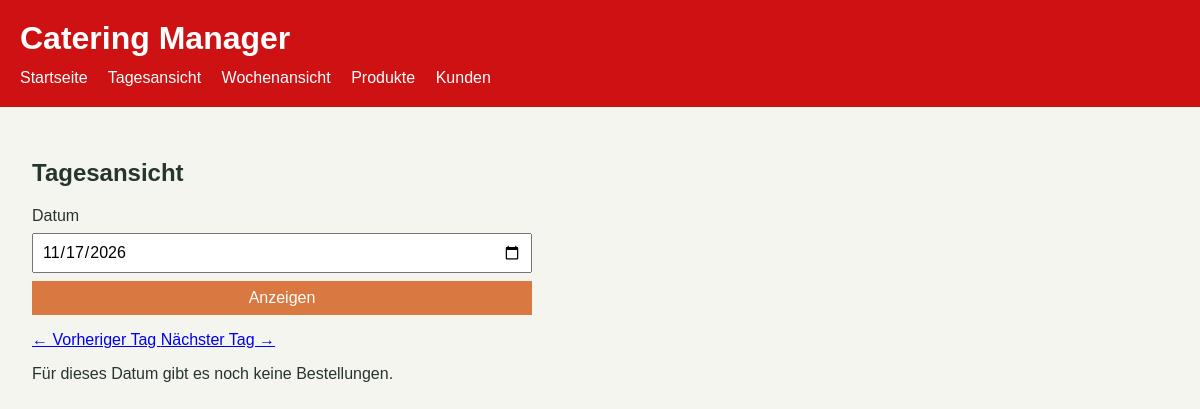
Before: /tagesansicht with the older database file.
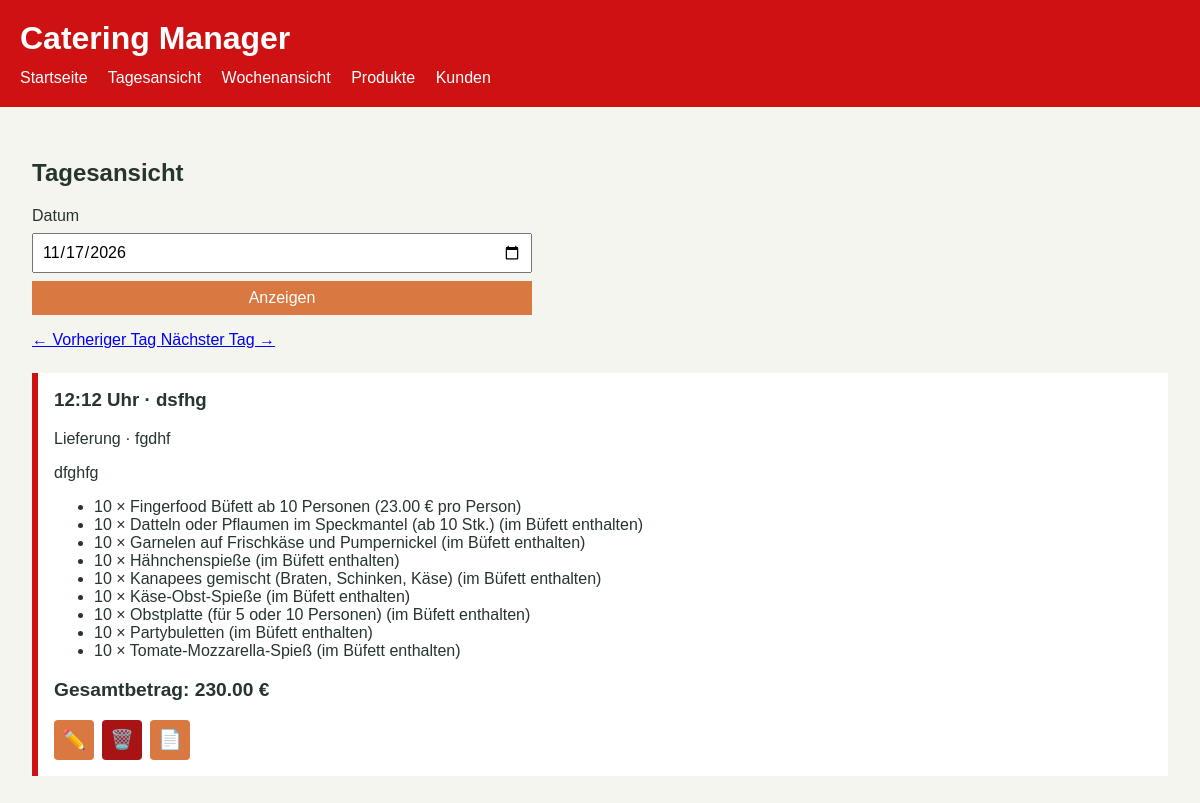
After: the same page with the newer database file.
### tables this page shows
CREATE TABLE orders (
  id INTEGER PRIMARY KEY,
  customer_name TEXT NOT NULL,
  customer_phone TEXT NOT NULL,
  delivery_address TEXT,
  order_date TEXT NOT NULL,
  order_time TEXT NOT NULL,
  fulfillment_type TEXT NOT NULL CHECK (fulfillment_type IN ('abholung', 'lieferung')),
  created_at TEXT NOT NULL DEFAULT CURRENT_TIMESTAMP
);

CREATE TABLE order_items (
  id INTEGER PRIMARY KEY,
  order_id INTEGER NOT NULL,
  product_id INTEGER NOT NULL,
  quantity INTEGER NOT NULL CHECK (quantity > 0),
  unit_price_cents INTEGER NOT NULL CHECK (unit_price_cents >= 0), bundle_id INTEGER,
  FOREIGN KEY (order_id) REFERENCES orders(id) ON DELETE CASCADE,
  FOREIGN KEY (product_id) REFERENCES products(id) ON DELETE RESTRICT
);

CREATE TABLE products (
  id INTEGER PRIMARY KEY,
  name TEXT NOT NULL,
  price_cents INTEGER NOT NULL CHECK (price_cents >= 0),
  unit TEXT NOT NULL DEFAULT 'Stück',
  tax_rate INTEGER NOT NULL CHECK (tax_rate IN (7, 19)) DEFAULT 19,
  active INTEGER NOT NULL DEFAULT 1
, category_id INTEGER REFERENCES categories(id), bundle_persons INTEGER);

### app.py (the view)
@app.route("/tagesansicht")
def day_view():
    selected_date = request.args.get("date", date.today().isoformat())
    try:
        date.fromisoformat(selected_date)
    except ValueError:
        selected_date = date.today().isoformat()
    tag = date.fromisoformat(selected_date)
    return render_template(
        "tagesansicht.html",
        selected_date=selected_date,
        orders=get_orders_for_day(selected_date),
        hinweis=request.args.get("hinweis"),
        vorheriger_tag=(tag - timedelta(days=1)).isoformat(),
        naechster_tag=(tag + timedelta(days=1)).isoformat(),
    )

### app.py (called while the page is built)
def connect_db():
    connection = sqlite3.connect(DB_PATH)
    connection.row_factory = sqlite3.Row
    connection.execute("PRAGMA foreign_keys = ON")
    return connection

### templates/tagesansicht.html (shortened to what this page needs)
<!doctype html>
<html lang="de">
  <head>
    <link rel="stylesheet" href="/style.css">
  </head>
  <body>
    <header>
      <h1>Catering Manager</h1>
      <nav>
        <a href="/">Startseite</a>
        <a href="/tagesansicht">Tagesansicht</a>
        <a href="/wochenansicht">Wochenansicht</a>
        <a href="/produkte">Produkte</a>
        <a href="/kunden">Kunden</a>
      </nav>
    </header>
    <main>
      <h2>Tagesansicht</h2>
      <form method="get" action="/tagesansicht">
        <label for="date">Datum</label>
        <input id="date" name="date" type="date" value="{{ selected_date }}">
        <button type="submit">Anzeigen</button>
      </form>
      <p class="wochen-nav">
        <a href="/tagesansicht?date={{ vorheriger_tag }}" title="Vorheriger Tag">
          ← Vorheriger Tag
        </a>
        <a href="/tagesansicht?date={{ naechster_tag }}" title="Nächster Tag">
          Nächster Tag →
        </a>
      </p>
      {% if orders %}
        <section class="bestellungen">
          {% for order in orders %}
            <article class="bestellung">
              <h3>{{ order['order_time'] }} Uhr · {{ order['customer_name'] }}</h3>
              <p>
                {{ 'Abholung' if order['fulfillment_type'] == 'abholung' else 'Lieferung' }}
                {% if order['delivery_address'] %}· {{ order['delivery_address'] }}{% endif %}
              </p>
              <p>
                {% if order['customer_phone'] %}{{ order['customer_phone'] }}{% endif %}
              </p>
              <ul>
                {% for item in order['items'] %}
                <li>
                  {{ item['quantity'] }} × {{ item['name'] }}
                  {% if item['unit_price_cents'] == 0 %}
                    (im Büfett enthalten)
                  {% else %}
                    ({{ '%.2f'|format(item['unit_price_cents'] / 100) }} € pro {{ item['unit'] }})
                  {% endif %}
                </li>
                {% endfor %}
              </ul>
              <p class="gesamtbetrag">
                Gesamtbetrag: {{ '%.2f'|format(order['total_cents'] / 100) }} €
              </p>
              <div class="button-gruppe">
                <a class="bearbeitenbutton"
                   href="{{ url_for('order_bearbeiten', order_id=order['id']) }}"
                   title="Bestellung bearbeiten">✏️</a>
                <form class="loeschformular"
                      method="post"
                      action="{{ url_for('delete_order', order_id=order['id']) }}"
                      onsubmit="return confirm('Diese Bestellung wirklich löschen?')">
                  <button class="loeschbutton" type="submit"
                          title="Bestellung löschen">🗑️</button>
                </form>
                <form class="pdfformular"
                      method="get"
                      action="{{ url_for('order_pdf', order_id=order['id']) }}"
                      target="_blank">
                  <button class="pdfbutton" type="submit"
                          title="Bestellung als PDF öffnen">📄</button>
                </form>
              </div>
            </article>
          {% endfor %}
        </section>
      {% else %}
        <p>Für dieses Datum gibt es noch keine Bestellungen.</p>
      {% endif %}
    </main>
  </body>
</html>

Changed rows visible on the page:
added orders: order_time "12:12", customer_name "dsfhg", fulfillment_type "Lieferung", delivery_address "fgdhf", customer_phone "dfghfg", order "230.00"
added order_items: quantity "10", name "Fingerfood Büfett ab 10 Personen", item['unit_price_cents']/100 "23.00", unit "Person"
added order_items: quantity "10", name "Datteln oder Pflaumen im Speckmantel (ab 10 Stk.)", unit_price_cents "(im Büfett enthalten)"
added order_items: quantity "10", name "Garnelen auf Frischkäse und Pumpernickel", unit_price_cents "(im Büfett enthalten)"
added order_items: quantity "10", name "Hähnchenspieße", unit_price_cents "(im Büfett enthalten)"
added order_items: quantity "10", name "Kanapees gemischt (Braten, Schinken, Käse)", unit_price_cents "(im Büfett enthalten)"
added order_items: quantity "10", name "Käse-Obst-Spieße", unit_price_cents "(im Büfett enthalten)"
added order_items: quantity "10", name "Obstplatte (für 5 oder 10 Personen)", unit_price_cents "(im Büfett enthalten)"
added order_items: quantity "10", name "Partybuletten", unit_price_cents "(im Büfett enthalten)"
added order_items: quantity "10", name "Tomate-Mozzarella-Spieß", unit_price_cents "(im Büfett enthalten)"
Other visible differences:
text no longer shown: "Für dieses Datum gibt es noch keine Bestellungen."
